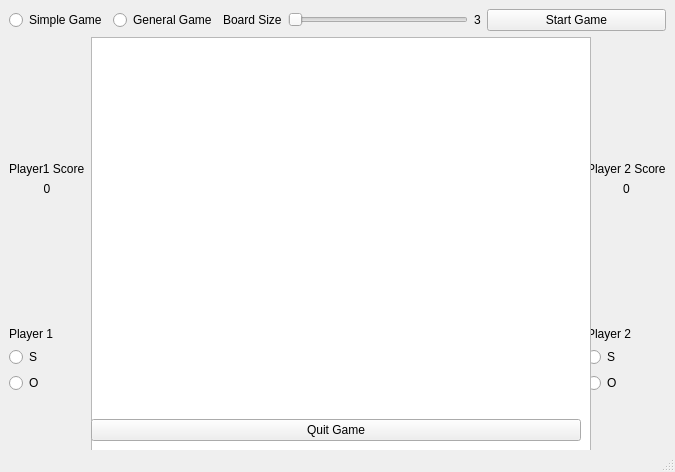
<?xml version="1.0" encoding="UTF-8"?>
<ui version="4.0">
 <class>SOSGame</class>
 <widget class="QMainWindow" name="SOSGame">
  <property name="geometry">
   <rect>
    <x>0</x>
    <y>0</y>
    <width>675</width>
    <height>472</height>
   </rect>
  </property>
  <property name="sizePolicy">
   <sizepolicy hsizetype="Expanding" vsizetype="Expanding">
    <horstretch>0</horstretch>
    <verstretch>0</verstretch>
   </sizepolicy>
  </property>
  <property name="windowTitle">
   <string>SOSGame</string>
  </property>
  <widget class="QWidget" name="centralwidget">
   <property name="sizePolicy">
    <sizepolicy hsizetype="Maximum" vsizetype="Maximum">
     <horstretch>0</horstretch>
     <verstretch>0</verstretch>
    </sizepolicy>
   </property>
   <property name="minimumSize">
    <size>
     <width>675</width>
     <height>450</height>
    </size>
   </property>
   <layout class="QGridLayout" name="gridLayout">
    <item row="2" column="2">
     <layout class="QVBoxLayout" name="verticalLayout_2">
      <property name="sizeConstraint">
       <enum>QLayout::SetMinimumSize</enum>
      </property>
      <item>
       <spacer name="verticalSpacer_4">
        <property name="orientation">
         <enum>Qt::Vertical</enum>
        </property>
        <property name="sizeHint" stdset="0">
         <size>
          <width>20</width>
          <height>40</height>
         </size>
        </property>
       </spacer>
      </item>
      <item>
       <widget class="QLabel" name="player2ScoreLabel">
        <property name="text">
         <string>Player 2 Score</string>
        </property>
       </widget>
      </item>
      <item>
       <widget class="QLabel" name="player2Score">
        <property name="text">
         <string>0</string>
        </property>
        <property name="alignment">
         <set>Qt::AlignCenter</set>
        </property>
       </widget>
      </item>
      <item>
       <spacer name="verticalSpacer_2">
        <property name="orientation">
         <enum>Qt::Vertical</enum>
        </property>
        <property name="sizeHint" stdset="0">
         <size>
          <width>20</width>
          <height>40</height>
         </size>
        </property>
       </spacer>
      </item>
      <item>
       <widget class="QLabel" name="label_4">
        <property name="sizePolicy">
         <sizepolicy hsizetype="Minimum" vsizetype="Minimum">
          <horstretch>0</horstretch>
          <verstretch>0</verstretch>
         </sizepolicy>
        </property>
        <property name="text">
         <string>Player 2</string>
        </property>
       </widget>
      </item>
      <item>
       <widget class="QRadioButton" name="player2_S">
        <property name="text">
         <string>S</string>
        </property>
        <attribute name="buttonGroup">
         <string notr="true">Player2MoveButtonGroup</string>
        </attribute>
       </widget>
      </item>
      <item>
       <widget class="QRadioButton" name="player2_O">
        <property name="text">
         <string>O</string>
        </property>
        <attribute name="buttonGroup">
         <string notr="true">Player2MoveButtonGroup</string>
        </attribute>
       </widget>
      </item>
     </layout>
    </item>
    <item row="2" column="0">
     <layout class="QVBoxLayout" name="verticalLayout">
      <property name="sizeConstraint">
       <enum>QLayout::SetMinimumSize</enum>
      </property>
      <item>
       <spacer name="verticalSpacer_3">
        <property name="orientation">
         <enum>Qt::Vertical</enum>
        </property>
        <property name="sizeHint" stdset="0">
         <size>
          <width>20</width>
          <height>40</height>
         </size>
        </property>
       </spacer>
      </item>
      <item>
       <widget class="QLabel" name="player1ScoreLabel">
        <property name="text">
         <string>Player1 Score</string>
        </property>
       </widget>
      </item>
      <item>
       <widget class="QLabel" name="player1Score">
        <property name="text">
         <string>0</string>
        </property>
        <property name="alignment">
         <set>Qt::AlignCenter</set>
        </property>
       </widget>
      </item>
      <item>
       <spacer name="verticalSpacer">
        <property name="orientation">
         <enum>Qt::Vertical</enum>
        </property>
        <property name="sizeHint" stdset="0">
         <size>
          <width>20</width>
          <height>40</height>
         </size>
        </property>
       </spacer>
      </item>
      <item>
       <widget class="QLabel" name="label_3">
        <property name="sizePolicy">
         <sizepolicy hsizetype="Minimum" vsizetype="Minimum">
          <horstretch>0</horstretch>
          <verstretch>0</verstretch>
         </sizepolicy>
        </property>
        <property name="text">
         <string>Player 1</string>
        </property>
       </widget>
      </item>
      <item>
       <widget class="QRadioButton" name="player1_S">
        <property name="text">
         <string>S</string>
        </property>
        <attribute name="buttonGroup">
         <string notr="true">Player1MoveButtonGroup</string>
        </attribute>
       </widget>
      </item>
      <item>
       <widget class="QRadioButton" name="player1_O">
        <property name="text">
         <string>O</string>
        </property>
        <attribute name="buttonGroup">
         <string notr="true">Player1MoveButtonGroup</string>
        </attribute>
       </widget>
      </item>
     </layout>
    </item>
    <item row="2" column="1">
     <layout class="QGridLayout" name="GameBoard" rowstretch="0" columnstretch="0">
      <property name="sizeConstraint">
       <enum>QLayout::SetNoConstraint</enum>
      </property>
      <property name="rightMargin">
       <number>0</number>
      </property>
      <property name="spacing">
       <number>0</number>
      </property>
      <item row="0" column="0" alignment="Qt::AlignHCenter|Qt::AlignVCenter">
       <widget class="QTableWidget" name="SOSGameBoard">
        <property name="sizePolicy">
         <sizepolicy hsizetype="Expanding" vsizetype="Expanding">
          <horstretch>0</horstretch>
          <verstretch>0</verstretch>
         </sizepolicy>
        </property>
        <property name="minimumSize">
         <size>
          <width>500</width>
          <height>500</height>
         </size>
        </property>
        <property name="sizeIncrement">
         <size>
          <width>0</width>
          <height>0</height>
         </size>
        </property>
        <property name="baseSize">
         <size>
          <width>500</width>
          <height>500</height>
         </size>
        </property>
        <property name="layoutDirection">
         <enum>Qt::LeftToRight</enum>
        </property>
        <property name="verticalScrollBarPolicy">
         <enum>Qt::ScrollBarAlwaysOff</enum>
        </property>
        <property name="horizontalScrollBarPolicy">
         <enum>Qt::ScrollBarAlwaysOff</enum>
        </property>
        <property name="sizeAdjustPolicy">
         <enum>QAbstractScrollArea::AdjustToContentsOnFirstShow</enum>
        </property>
        <attribute name="horizontalHeaderVisible">
         <bool>false</bool>
        </attribute>
        <attribute name="horizontalHeaderCascadingSectionResizes">
         <bool>false</bool>
        </attribute>
        <attribute name="verticalHeaderVisible">
         <bool>false</bool>
        </attribute>
        <attribute name="verticalHeaderCascadingSectionResizes">
         <bool>false</bool>
        </attribute>
       </widget>
      </item>
     </layout>
    </item>
    <item row="0" column="0" colspan="3">
     <layout class="QHBoxLayout" name="horizontalLayout">
      <property name="sizeConstraint">
       <enum>QLayout::SetNoConstraint</enum>
      </property>
      <item>
       <widget class="QRadioButton" name="SimpleGameButton">
        <property name="text">
         <string>Simple Game</string>
        </property>
        <attribute name="buttonGroup">
         <string notr="true">GameTypeButtonGroup</string>
        </attribute>
       </widget>
      </item>
      <item>
       <widget class="QRadioButton" name="GeneralGameButton">
        <property name="text">
         <string>General Game</string>
        </property>
        <attribute name="buttonGroup">
         <string notr="true">GameTypeButtonGroup</string>
        </attribute>
       </widget>
      </item>
      <item>
       <widget class="QLabel" name="BoardSizeLabel">
        <property name="text">
         <string>Board Size</string>
        </property>
       </widget>
      </item>
      <item>
       <widget class="QSlider" name="BoardSizeSlider">
        <property name="minimumSize">
         <size>
          <width>106</width>
          <height>15</height>
         </size>
        </property>
        <property name="minimum">
         <number>3</number>
        </property>
        <property name="maximum">
         <number>10</number>
        </property>
        <property name="orientation">
         <enum>Qt::Horizontal</enum>
        </property>
       </widget>
      </item>
      <item>
       <widget class="QLabel" name="BoardSizeOutput">
        <property name="text">
         <string>3</string>
        </property>
       </widget>
      </item>
      <item>
       <widget class="QPushButton" name="StartButton">
        <property name="sizePolicy">
         <sizepolicy hsizetype="Expanding" vsizetype="Fixed">
          <horstretch>0</horstretch>
          <verstretch>0</verstretch>
         </sizepolicy>
        </property>
        <property name="text">
         <string>Start Game</string>
        </property>
       </widget>
      </item>
     </layout>
    </item>
    <item row="4" column="1">
     <widget class="QPushButton" name="pushButton">
      <property name="text">
       <string>Quit Game</string>
      </property>
     </widget>
    </item>
    <item row="3" column="1">
     <spacer name="horizontalSpacer">
      <property name="orientation">
       <enum>Qt::Horizontal</enum>
      </property>
      <property name="sizeHint" stdset="0">
       <size>
        <width>40</width>
        <height>20</height>
       </size>
      </property>
     </spacer>
    </item>
   </layout>
  </widget>
  <widget class="QStatusBar" name="statusbar"/>
 </widget>
 <resources/>
 <connections/>
 <buttongroups>
  <buttongroup name="GameTypeButtonGroup"/>
  <buttongroup name="Player2MoveButtonGroup"/>
  <buttongroup name="Player1MoveButtonGroup"/>
 </buttongroups>
</ui>
